Frame 1 (no input): blank canvas, image omitted
Frame 60 (no input): blank canvas, image omitted
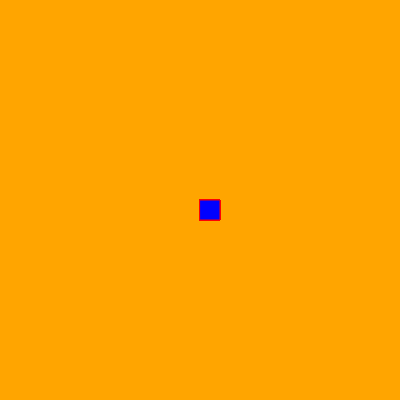
Frame 120 (the mouse pressed at the canvas centre since frame 60)

The p5.js sketch whose frames 1 and 60 were blank and that drew this single picture after the mouse press (run headless with seeded random() and noise() and a simulated clock; from frame 60 on, the mouse is pressed at the canvas centre):

// p5.js sketch
// ── sketch.js
function setup() {
    createCanvas(400, 400);
    background("orange");
  }
  
  function draw() {
    stroke("red")
    fill("blue")
    
    if(mouseIsPressed) {
      rect (mouseX, mouseY, 20, 20);
    }
  }
